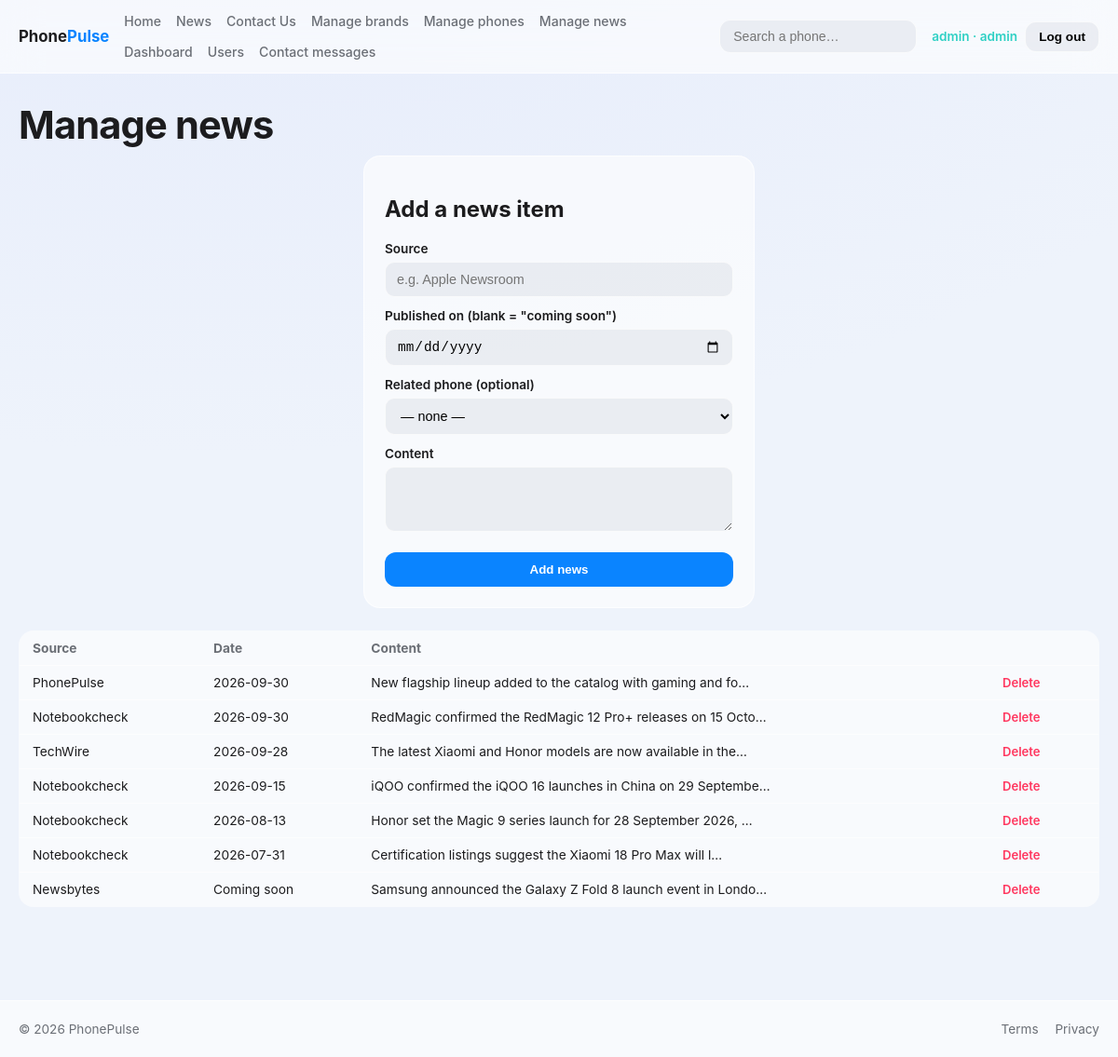
Screenshot of /news-info.php (signed in) with the database file from the repository.
### tables this page shows
CREATE TABLE `news` (
  `id` INT UNSIGNED NOT NULL AUTO_INCREMENT,
  `source` VARCHAR(255) NOT NULL,
  `published_on` DATE DEFAULT NULL,
  `content` TEXT NOT NULL,
  `phone_id` INT UNSIGNED DEFAULT NULL,
  `created_by` INT UNSIGNED DEFAULT NULL,
  `created_at` TIMESTAMP NOT NULL DEFAULT CURRENT_TIMESTAMP,
  PRIMARY KEY (`id`),
  KEY `idx_news_phone_id` (`phone_id`),
  KEY `idx_news_created_by` (`created_by`),
  CONSTRAINT `fk_news_phones` FOREIGN KEY (`phone_id`) REFERENCES `phones` (`id`) ON DELETE SET NULL,
  CONSTRAINT `fk_news_users` FOREIGN KEY (`created_by`) REFERENCES `users` (`id`) ON DELETE SET NULL
);

### db.php (called while the page is built, shortened)
<?php
function get_db(): PDO
{
    static $pdo = null;
    if ($pdo === null) {
        $dsn = 'mysql:host=' . DB_HOST . ';dbname=' . DB_NAME . ';charset=utf8mb4';
        $pdo = new PDO($dsn, DB_USER, DB_PASS, [
            PDO::ATTR_ERRMODE            => PDO::ERRMODE_EXCEPTION,
            PDO::ATTR_DEFAULT_FETCH_MODE => PDO::FETCH_ASSOC,
            PDO::ATTR_EMULATE_PREPARES   => false,
        ]);
    }
    return $pdo;
}

### functions.php (called while the page is built, shortened)
<?php
require_once __DIR__ . '/db.php';
function e(?string $value): string
{
    return htmlspecialchars($value ?? '', ENT_QUOTES, 'UTF-8');
}
function get_news(): array
{
    return get_db()->query(
        'SELECT news.*, phones.name AS phone_name
         FROM news LEFT JOIN phones ON phones.id = news.phone_id
         ORDER BY news.published_on IS NULL, news.published_on DESC'
    )->fetchAll();
}

### news-info.php (the view, shortened to what this page needs)
<?php
require_once __DIR__ . '/functions.php';
require __DIR__ . '/header.php';
?>
<h1>Manage news</h1>
<form class="panel" method="post">
  <h2>Add a news item</h2>
  <label for="source">Source</label>
  <input id="source" name="source" required placeholder="e.g. Apple Newsroom">
  <label for="published_on">Published on (blank = "coming soon")</label>
  <input id="published_on" name="published_on" type="date">
  <label for="phone_id">Related phone (optional)</label>
  <select id="phone_id" name="phone_id">
    <option value="">— none —</option>
  </select>
  <label for="content">Content</label>
  <textarea id="content" name="content" rows="3" required></textarea>
  <button type="submit">Add news</button>
</form>
<table>
  <thead><tr><th>Source</th><th>Date</th><th>Content</th><th></th></tr></thead>
  <tbody>
  <?php foreach (get_news() as $item): ?>
    <tr>
      <td><?= e($item['source']) ?></td>
      <td><?= e($item['published_on'] ?: 'Coming soon') ?></td>
      <td><?= e(mb_strimwidth($item['content'], 0, 60, '…')) ?></td>
      <td class="table-actions">
        <form method="post" style="display:inline">
          <a href="#" class="danger" onclick="if(confirm('Delete this news item?')){this.closest('form').submit();} return false;">Delete</a>
        </form>
      </td>
    </tr>
  <?php endforeach; ?>
  </tbody>
</table>
<?php require __DIR__ . '/footer.php'; ?>

### style.css (style rules this page uses)
:root { --bg1: #eef3fb; --bg2: #e6ecfb; --glass: rgba(255,255,255,0.6); --glass-brd: rgba(255,255,255,0.7); --ink: #1c1c1e; --muted: #6b6f76; --blue: #0a84ff; --teal: #2fd0c4; --red: #ff375f; --shadow: 0 8px 30px rgba(30,40,80,0.10); }
* { box-sizing: border-box; }
body { margin: 0; font-family: -apple-system, BlinkMacSystemFont, "Segoe UI", Inter, system-ui, sans-serif; color: var(--ink); background: radial-gradient(1200px 600px at 20% -10%, var(--bg2), var(--bg1)); }
a { color: inherit; text-decoration: none; }
h1 { font-size: clamp(1.8rem,4vw,2.6rem); letter-spacing: -0.02em; margin: 0 0 8px; }
table { width: 100%; border-collapse: collapse; background: var(--glass); border: 1px solid var(--glass-brd); border-radius: 16px; overflow: hidden; font-size: 0.86rem; }
th, td { padding: 10px 14px; text-align: left; border-bottom: 1px solid var(--glass-brd); }
th { color: var(--muted); }
tr:last-child td { border-bottom: 0; }
.table-actions a { margin-right: 10px; font-weight: 600; color: var(--blue); font-size: 0.82rem; }
.table-actions a.danger { color: var(--red); }
form.panel { background: var(--glass); border: 1px solid var(--glass-brd); border-radius: 18px; padding: 22px; max-width: 420px; margin: 0 auto 24px; }
form.panel label { display: block; font-size: 0.85rem; font-weight: 600; margin: 12px 0 6px; }
form.panel input, form.panel select, form.panel textarea { width: 100%; padding: 10px 12px; border-radius: 10px; border: 1px solid var(--glass-brd); background: rgba(120,130,150,0.10); font-size: 0.9rem; outline: 0; }
form.panel button { margin-top: 18px; width: 100%; padding: 11px; border-radius: 12px; border: 0; background: var(--blue); color: #fff; font-weight: 700; cursor: pointer; }

### rows the page displays
news: source "PhonePulse", published_on "2026-09-30", content "New flagship lineup added to the catalog with gaming and fo…"
news: source "Notebookcheck", published_on "2026-09-30", content "RedMagic confirmed the RedMagic 12 Pro+ releases on 15 Octo…"
news: source "TechWire", published_on "2026-09-28", content "The latest Xiaomi and Honor models are now available in the…"
news: source "Notebookcheck", published_on "2026-09-15", content "iQOO confirmed the iQOO 16 launches in China on 29 Septembe…"
news: source "Notebookcheck", published_on "2026-08-13", content "Honor set the Magic 9 series launch for 28 September 2026, …"
news: source "Notebookcheck", published_on "2026-07-31", content "Certification listings suggest the Xiaomi 18 Pro Max will l…"
news: source "Newsbytes", published_on "Coming soon", content "Samsung announced the Galaxy Z Fold 8 launch event in Londo…"

### other values shown
$user['username'] "admin"
$user['role'] "admin"
